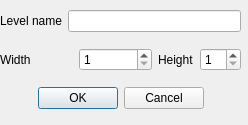
<?xml version="1.0" encoding="UTF-8"?>
<ui version="4.0">
 <class>DlgNewLevel</class>
 <widget class="QDialog" name="DlgNewLevel">
  <property name="geometry">
   <rect>
    <x>0</x>
    <y>0</y>
    <width>248</width>
    <height>125</height>
   </rect>
  </property>
  <property name="windowTitle">
   <string>New Level</string>
  </property>
  <widget class="QWidget" name="verticalLayoutWidget_2">
   <property name="geometry">
    <rect>
     <x>0</x>
     <y>0</y>
     <width>241</width>
     <height>121</height>
    </rect>
   </property>
   <layout class="QVBoxLayout" name="verticalLayout_2">
    <item>
     <layout class="QHBoxLayout" name="horizontalLayout_5">
      <item>
       <widget class="QLabel" name="label">
        <property name="text">
         <string>Level name</string>
        </property>
       </widget>
      </item>
      <item>
       <widget class="QLineEdit" name="leLevelName"/>
      </item>
     </layout>
    </item>
    <item>
     <layout class="QHBoxLayout" name="horizontalLayout_3">
      <item>
       <layout class="QHBoxLayout" name="horizontalLayout">
        <item>
         <widget class="QLabel" name="lblWidth">
          <property name="text">
           <string>Width</string>
          </property>
         </widget>
        </item>
        <item>
         <widget class="QSpinBox" name="sboxWidth">
          <property name="minimum">
           <number>1</number>
          </property>
          <property name="maximum">
           <number>10</number>
          </property>
         </widget>
        </item>
        <item>
         <layout class="QHBoxLayout" name="horizontalLayout_2">
          <item>
           <widget class="QLabel" name="lblHeight">
            <property name="text">
             <string>Height</string>
            </property>
           </widget>
          </item>
          <item>
           <widget class="QSpinBox" name="sboxHeight">
            <property name="minimum">
             <number>1</number>
            </property>
            <property name="maximum">
             <number>10</number>
            </property>
           </widget>
          </item>
         </layout>
        </item>
       </layout>
      </item>
     </layout>
    </item>
    <item>
     <widget class="QDialogButtonBox" name="buttonBox">
      <property name="orientation">
       <enum>Qt::Horizontal</enum>
      </property>
      <property name="standardButtons">
       <set>QDialogButtonBox::Cancel|QDialogButtonBox::Ok</set>
      </property>
      <property name="centerButtons">
       <bool>true</bool>
      </property>
     </widget>
    </item>
   </layout>
  </widget>
 </widget>
 <resources/>
 <connections>
  <connection>
   <sender>buttonBox</sender>
   <signal>accepted()</signal>
   <receiver>DlgNewLevel</receiver>
   <slot>accept()</slot>
   <hints>
    <hint type="sourcelabel">
     <x>248</x>
     <y>254</y>
    </hint>
    <hint type="destinationlabel">
     <x>157</x>
     <y>274</y>
    </hint>
   </hints>
  </connection>
  <connection>
   <sender>buttonBox</sender>
   <signal>rejected()</signal>
   <receiver>DlgNewLevel</receiver>
   <slot>reject()</slot>
   <hints>
    <hint type="sourcelabel">
     <x>316</x>
     <y>260</y>
    </hint>
    <hint type="destinationlabel">
     <x>286</x>
     <y>274</y>
    </hint>
   </hints>
  </connection>
 </connections>
</ui>
